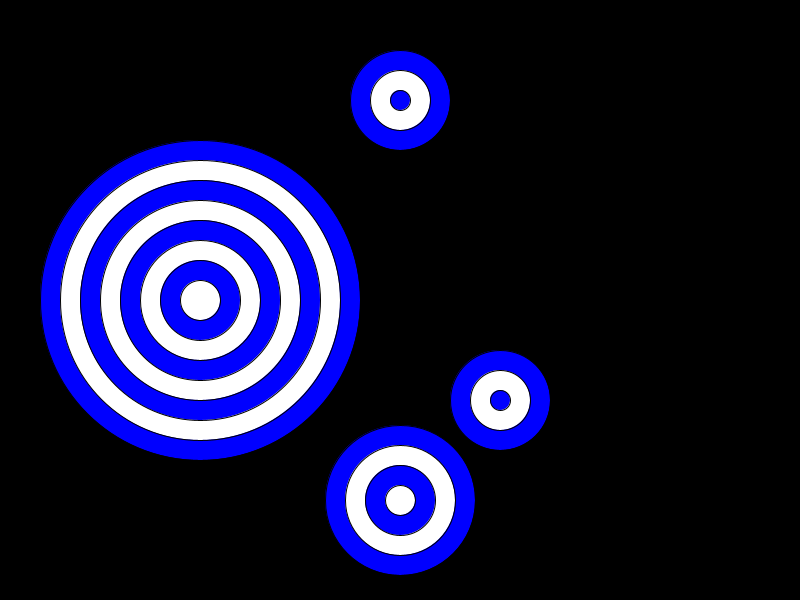
Frame 1 (no input)
Frame 60 (the mouse pressed at the canvas centre just before this capture): identical to frame 1, image omitted
Frame 120 (the mouse held since frame 60 and released just before this capture): identical to frame 1, image omitted

The Processing sketch that drew this single still picture (run headless with seeded random() and noise(); from frame 60 on, the mouse is pressed at the canvas centre):

// Processing sketch: loopTest
// ── loopTest.pde
void setup() {
  size(800, 600);
}

void draw() {
  background(0);
  target(500, 400, 100, 100);
  target(400, 100, 100, 230);
  target(200, 300, 320, 150);
  target(400, 500, 150, 100);
}

void target(float x, float y, int diameter, int ringSize){
  boolean blue = true;
  for (int d = diameter; d >= 20; d -= 40) {
    if (blue) {
      fill(0, 0, 255); //blue
    } else {
      fill(255); //white
    }
    blue = !blue;
    ellipse(x, y, d, d); //Make Rings
  }}
